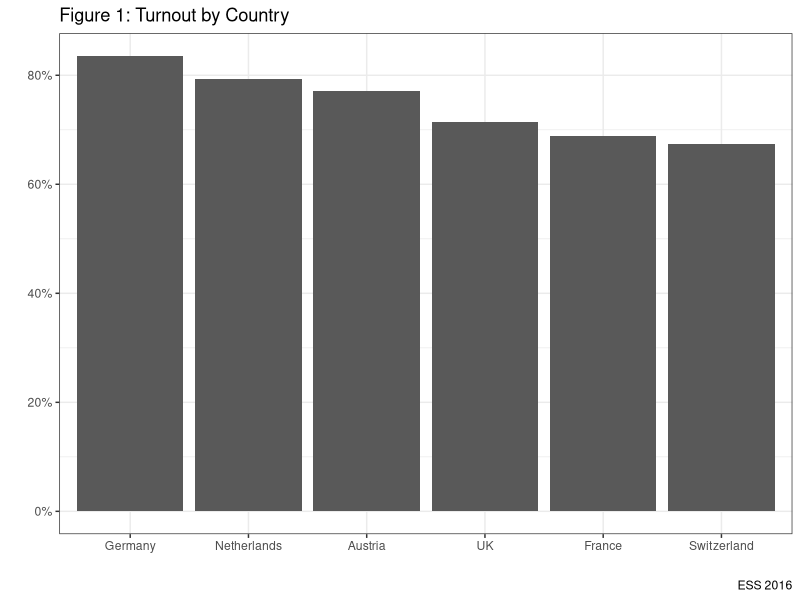
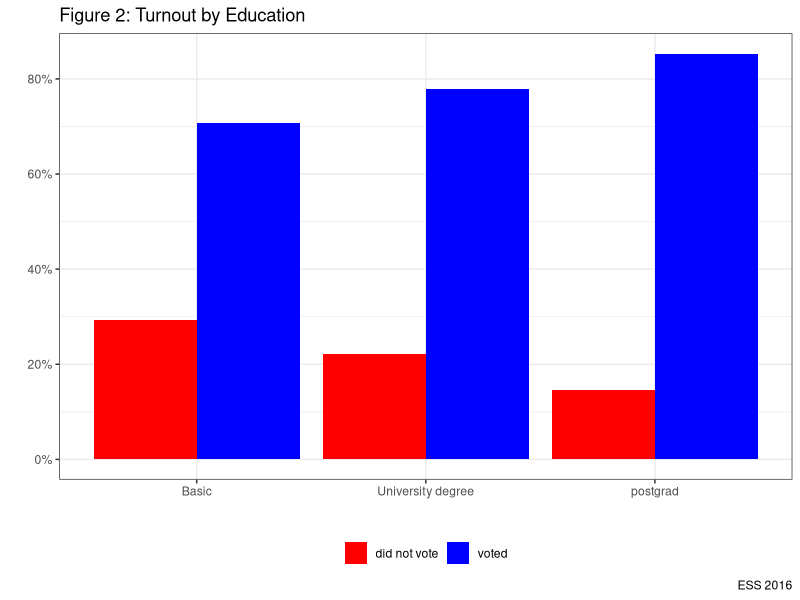
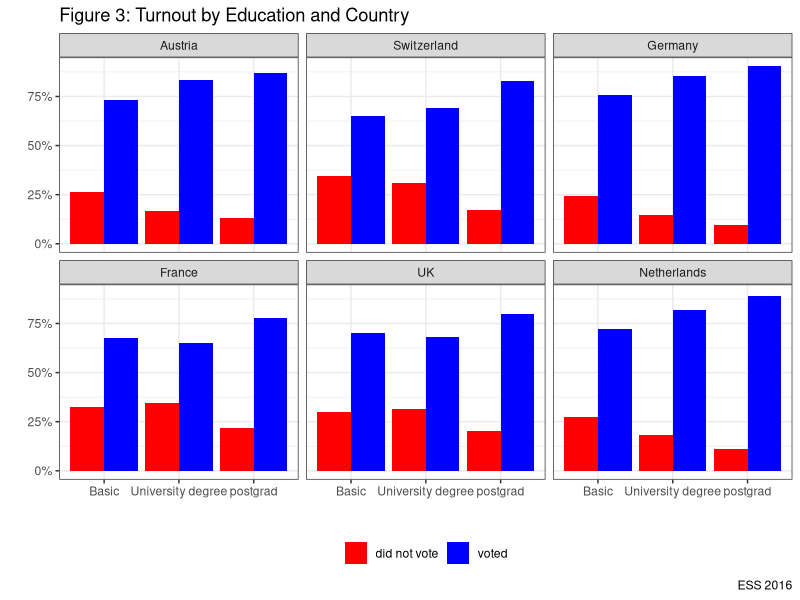
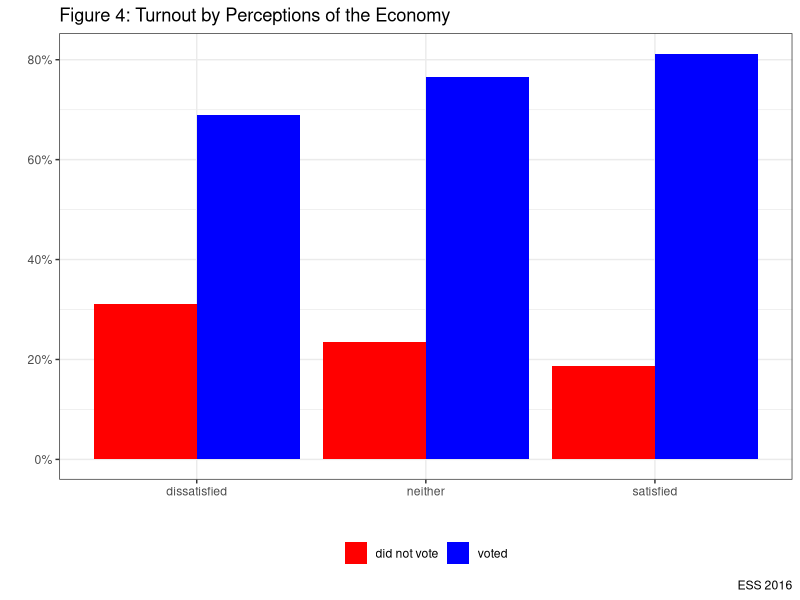
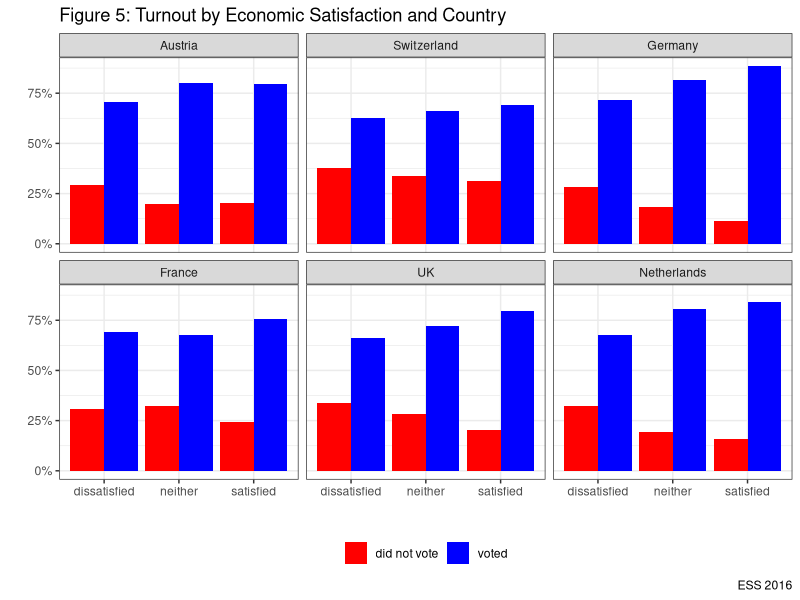
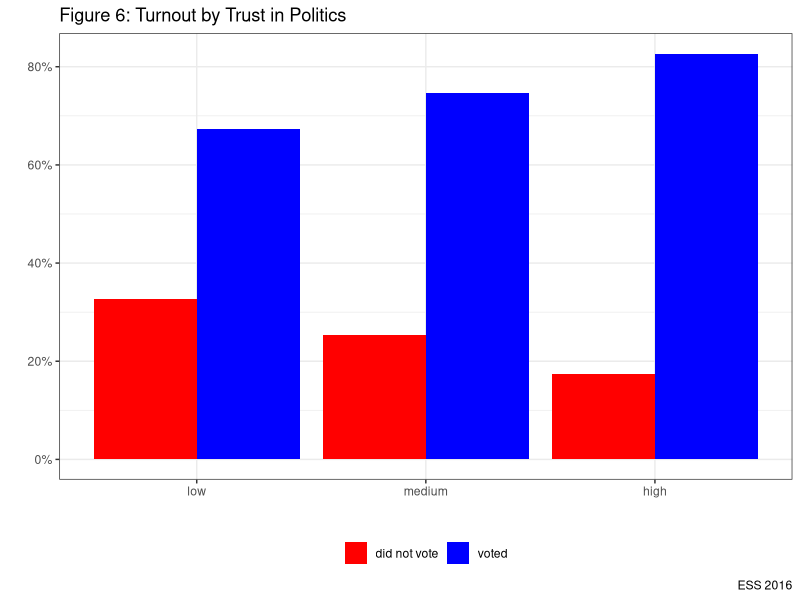
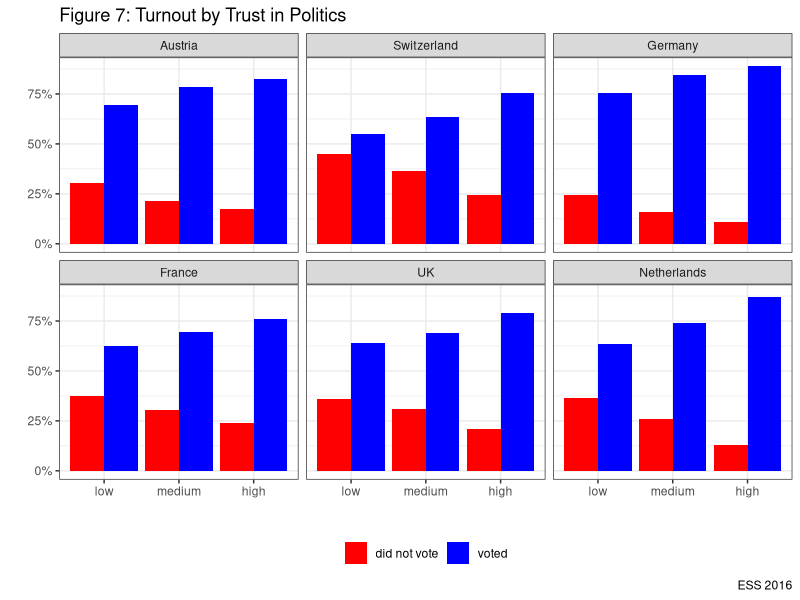

Write the R code that produced these figures, in order.
ESS <- foreign::read.dta("data/ESS.dta", convert.factors=TRUE)
options(warn = -1)
library(tidyverse)


# Exercise 1: Let's look at voting#
#Let's ask a simple question: do people vote?

ESS %>% filter(!is.na(vote1)) %>% count(vote1) %>%
  mutate("%" = round(n/sum(n) * 100, digits=1)) %>%
  knitr::kable("pandoc", caption = "Electoral Turnout in European Democracies",
  col.names = c('voted', 'N', '%'), align="lccc")

#How does this vary by country?#

ESS %>% group_by(cntry) %>% filter(!is.na(vote1)) %>%
  count(vote1) %>% mutate("%" = round(n/sum(n) * 100, digits=1)) %>%
  knitr::kable("pandoc", caption = "Electoral Turnout in European Democracies",
  col.names = c('Country', 'Voted', 'N', '%'), align="cccc")

#We can present this graphically to make it clearer#
ESS %>% group_by(cntry) %>% filter(!is.na(vote1)) %>%
  count(vote1) %>% mutate(prop=prop.table(n*100)) %>%
  filter(!vote1=="did not vote") %>%
  ggplot(aes(x=reorder(cntry, -prop), y=prop)) +
  geom_col()+
  labs(x="", y="", title="Figure 1: Turnout by Country", caption="ESS 2016")+
  scale_y_continuous(labels=scales::percent)+
  theme_bw()

#Exercise 2: Let's test our theories#
#Q1: Do Socio-Economic Resources Matter#
#What about Education?#

ESS%>% group_by(educat) %>% filter(!is.na(vote1), !is.na(educat)) %>%
  count(vote1) %>% mutate("%" =n/sum(n)*100) %>%
  knitr::kable("pandoc", caption = "Education and Electoral Turnout",
  col.names = c('Education', 'Voted', 'N', '%'), align="ccccc", digits=1)

#We can graph the relationship

ESS%>% group_by(educat) %>% filter(!is.na(vote1), !is.na(educat)) %>%
  count(vote1) %>% mutate(prop=prop.table(n*100)) %>% mutate("%" =prop*100) %>%
  ggplot(aes(x=educat, y=prop, fill=vote1))+
  labs(x="", y="", title="Figure 2: Turnout by Education", caption="ESS 2016")+
  scale_fill_manual(values=c("#FF0000", "#0000FF"))+
  geom_bar(stat="identity", position="dodge")+
  scale_y_continuous(labels=scales::percent)+
  theme_bw()+
  theme(legend.title = element_blank())+
  theme(legend.position = "bottom")


#Turnout by Education and Country#

ESS%>% group_by(educat, cntry) %>% filter(!is.na(vote1), !is.na(educat)) %>%
  count(vote1) %>% mutate(prop=prop.table(n*100)) %>% mutate("%" =prop*100) %>%
  ggplot(aes(x=educat, y=prop, fill=vote1))+
  labs(x="", y="", title="Figure 3: Turnout by Education and Country", caption="ESS 2016")+
  geom_bar(stat="identity", position="dodge")+
  scale_fill_manual(values=c("#FF0000", "#0000FF"))+
  facet_wrap(~cntry, nrow=2)+
  scale_y_continuous(labels=scales::percent)+
  theme_bw()+
  theme(legend.title = element_blank())+
  theme(legend.position = "bottom")

#Q2: Does Rationality Influence Turnout?

ESS %>% group_by(econsat) %>% filter(!is.na(vote1), !is.na(econsat)) %>%
  count(vote1) %>% mutate(prop= n /sum(n)*100) %>%
  knitr::kable("pandoc", caption = "Perceptions of the Economy and Electoral Turnout",
  col.names=c('Economic Perceptions', 'Voted', 'N', '%'), align="ccccc", digits=1)

#We can graph this relationship

ESS%>% group_by(econsat) %>% filter(!is.na(vote1), !is.na(econsat)) %>%
  count(vote1) %>% mutate(prop=prop.table(n*100)) %>% mutate("%" =prop*100) %>%
  ggplot(aes(x=econsat, y=prop, fill=vote1))+
  labs(x="", y="", title="Figure 4: Turnout by Perceptions of the Economy", caption="ESS 2016")+
  geom_bar(stat="identity", position="dodge")+
  scale_fill_manual(values=c("#FF0000", "#0000FF"))+
  scale_y_continuous(labels=scales::percent)+
  theme_bw()+
  theme(legend.title = element_blank())+
  theme(legend.position = "bottom")+
  scale_x_discrete(labels=c("dissatisfied" = "dissatisfied", "neither dissatisfied nor satisfied" = "neither", "satisfied" = "satisfied"))


#Does it differ between the countries?

ESS%>% group_by(econsat, cntry) %>% filter(!is.na(vote1), !is.na(econsat)) %>%
  count(vote1) %>% mutate(prop=prop.table(n*100)) %>% mutate("%" =prop*100) %>%
  ggplot(aes(x=econsat, y=prop, fill=vote1))+
  labs(x="", y="", title="Figure 5: Turnout by Economic Satisfaction and Country", caption="ESS 2016")+
  geom_bar(stat="identity", position="dodge")+
  scale_fill_manual(values=c("#FF0000", "#0000FF"))+
  facet_wrap(~cntry, nrow=2)+
  scale_y_continuous(labels=scales::percent)+
  theme_bw()+
  theme(legend.title = element_blank())+
  theme(legend.position = "bottom")+
  scale_x_discrete(labels=c("dissatisfied" = "dissatisfied", "neither dissatisfied nor satisfied" = "neither", "satisfied" = "satisfied"))


#Q3 Does culture Matter?

ESS %>% group_by(ptrust) %>% filter(!is.na(vote1), !is.na(ptrust)) %>%
  count(vote1) %>% mutate(prop= n / sum(n)*100) %>%
  knitr::kable("pandoc", caption = "Trust in Politics and Electoral Turnout",
  col.names=c('Trust', 'Voted', 'N', '%'), align="ccccc", digits=1)

ESS%>% group_by(ptrust) %>% filter(!is.na(vote1), !is.na(ptrust)) %>%
  count(vote1) %>% mutate(prop=prop.table(n*100)) %>%
  ggplot(aes(x=ptrust, y=prop, fill=vote1))+
  labs(x="", y="", title="Figure 6: Turnout by Trust in Politics", caption="ESS 2016")+
  geom_bar(stat="identity", position="dodge")+
  scale_fill_manual(values=c("#FF0000", "#0000FF"))+
  scale_y_continuous(labels=scales::percent)+
  theme_bw()+
  theme(legend.title = element_blank())+
  theme(legend.position = "bottom")+
  scale_x_discrete(labels=c("low" = "low", "medium" = "medium", "high" = "high"))

ESS%>% group_by(ptrust, cntry) %>% filter(!is.na(vote1), !is.na(ptrust)) %>%
  count(vote1) %>% mutate(prop=prop.table(n*100)) %>%
  ggplot(aes(x=ptrust, y=prop, fill=vote1))+
  labs(x="", y="", title="Figure 7: Turnout by Trust in Politics", caption="ESS 2016")+
  geom_bar(stat="identity", position="dodge")+
  scale_fill_manual(values=c("#FF0000", "#0000FF"))+
  facet_wrap(~cntry, nrow=2)+
  scale_y_continuous(labels=scales::percent)+
  theme_bw()+
  theme(legend.title = element_blank())+
  theme(legend.position = "bottom")+
  scale_x_discrete(labels=c("low" = "low", "medium" = "medium", "high" = "high"))


# Bonus Question: Let's ask if young people vote. 
# We can do this by comparing the percentage of young people found in the sample with the percentage found amongst the voters?

a <- ESS %>% 
filter(!is.na(age)) %>% 
mutate(generation = if_else(age >= 18 & age <= 25, "18-25", "26+")) %>% 
count(generation) %>% 
mutate(percent = round(n /sum(n)*100, digits = 1)) 

b <- ESS %>% 
filter(!is.na(age)) %>% 
mutate(generation = if_else(age >= 18 & age <= 25, "18-25", "26+")) %>% 
filter(vote1 == "voted") %>% 
group_by(generation) %>% 
count(vote1) %>% 
ungroup() %>% 
mutate(percent = round(n/sum(n)*100, digits = 1))

left_join(a, b, by = "generation") %>% 
select(-c(n.x, n.y, vote1)) %>% 
knitr::kable("pandoc", 
             caption = "Percentage of Age within Sample and Percentage of Age Cohort amongst Voters",
             col.names = c('Generation', 
                           'Percentage Within Sample', 
                           'Percentage Within Voters'), 
             align="ccc") %>% 
print()

# Two questions to conclude with:

      #So, thinking over the theories we've look at: which ones work?

      #Do all work equally well in all countries?

      #Does it matter that young people seem less likely to vote?
